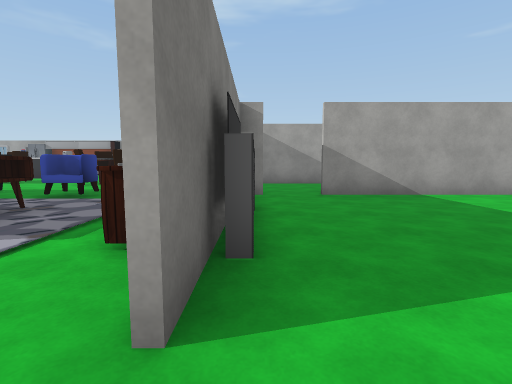
View 1 (above)

24 first-person views from a walk through a Unity game level. The camera is 1.4 m above the floor, tilts 6° down and sees 85° across. The floor is counted in squares, 2 m on a side. Each view is taken from the middle of a square. On the plan, view 1 faces up. The plan holds only what a view shows up to about 9 squares ahead; the rest is blank. Door leaves are left out, so doorways stand open. Some surface patterns are stand-ins.

View 2
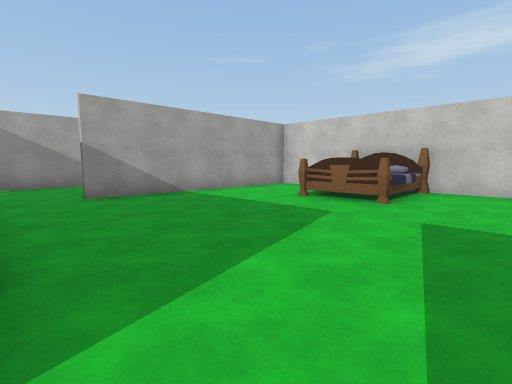

View 3
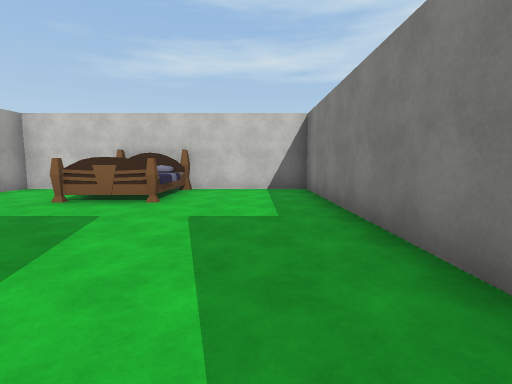

View 4
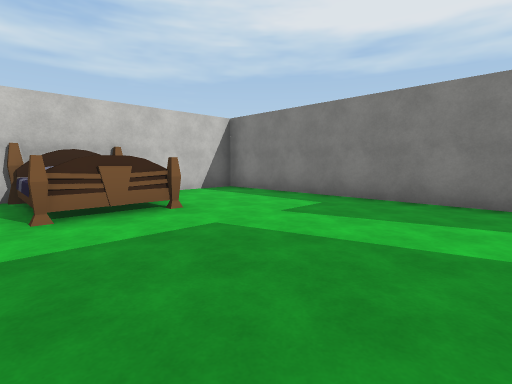

View 5
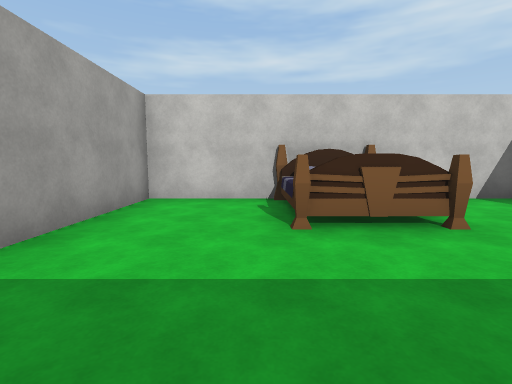

View 6
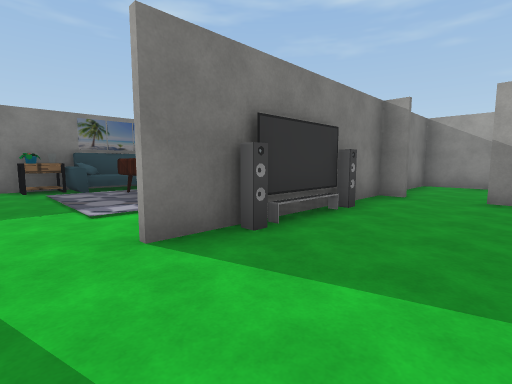

View 7
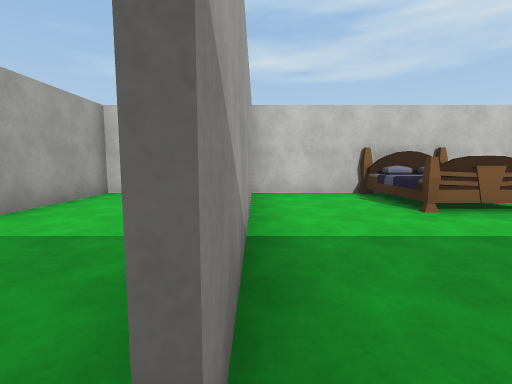

View 8
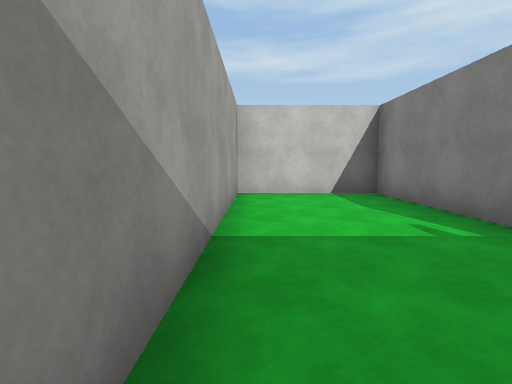

View 9
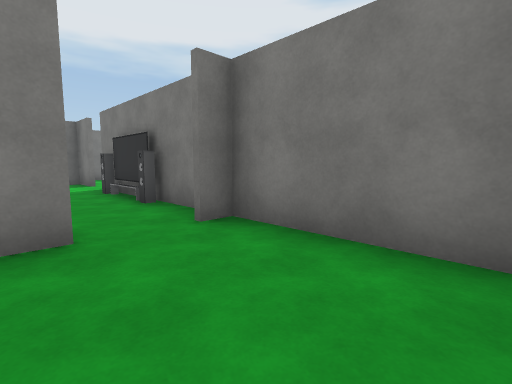

View 10
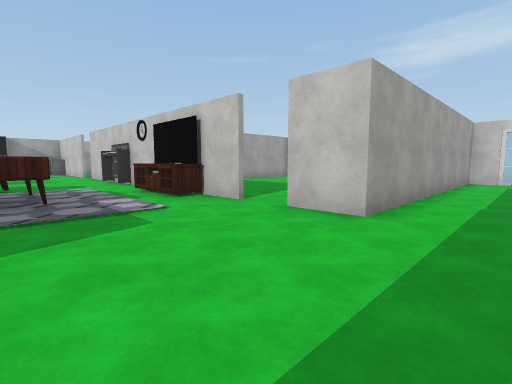

View 11
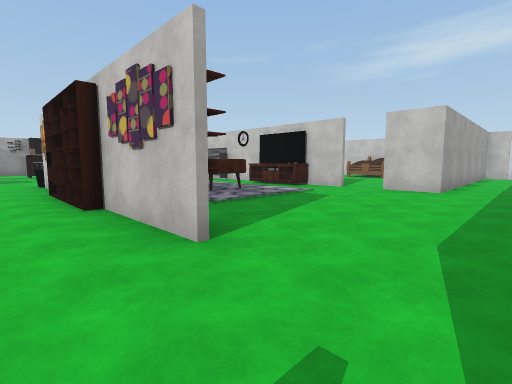

View 12
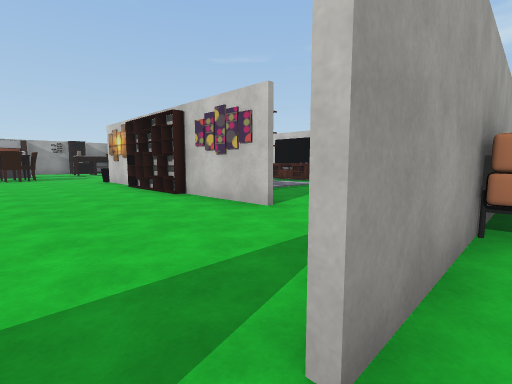

View 13
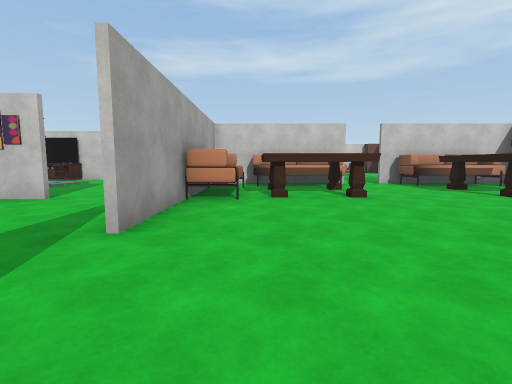

View 14
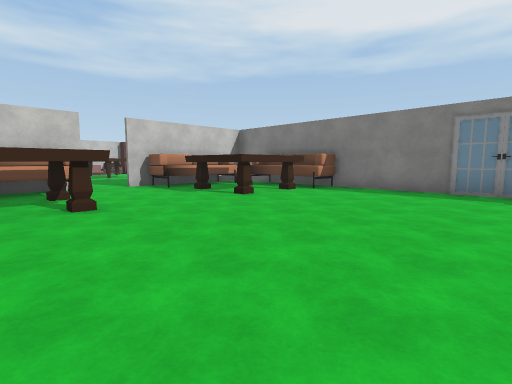

View 15
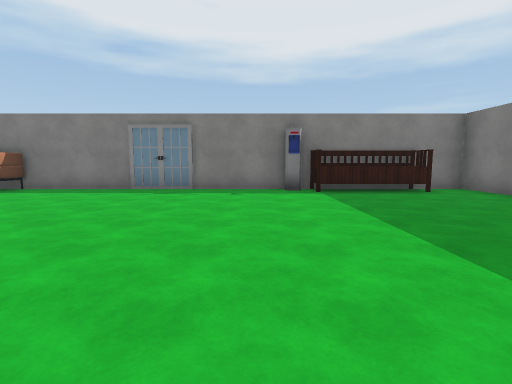

View 16
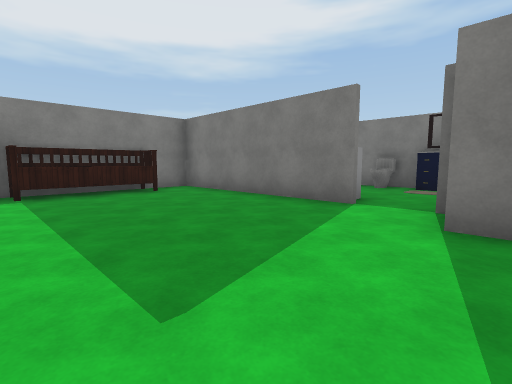

View 17
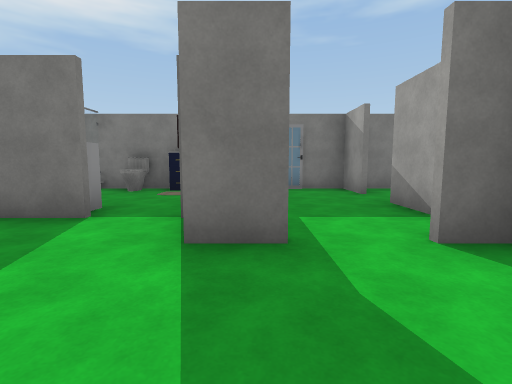

View 18
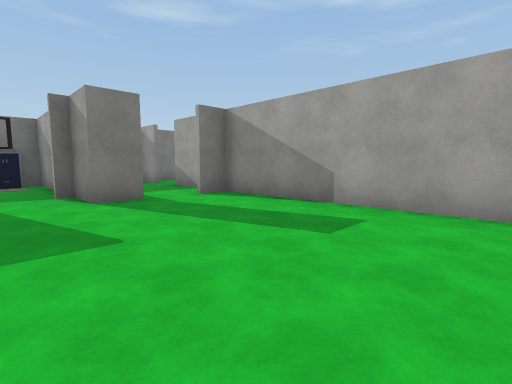

View 19
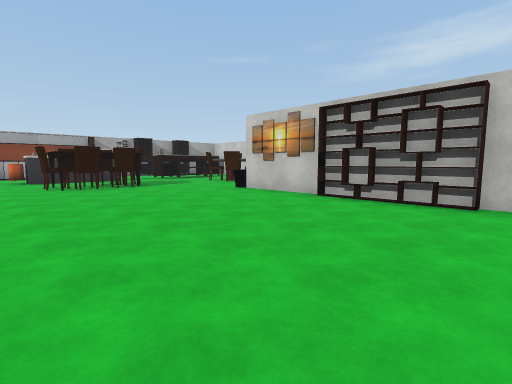

View 20
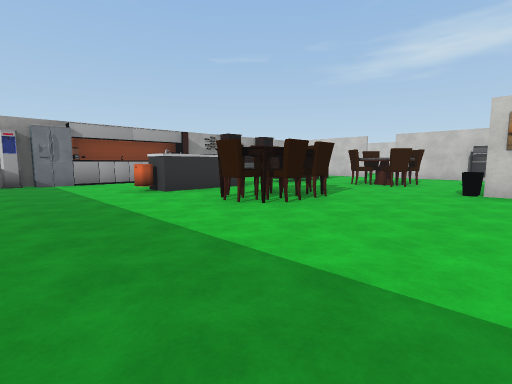

View 21
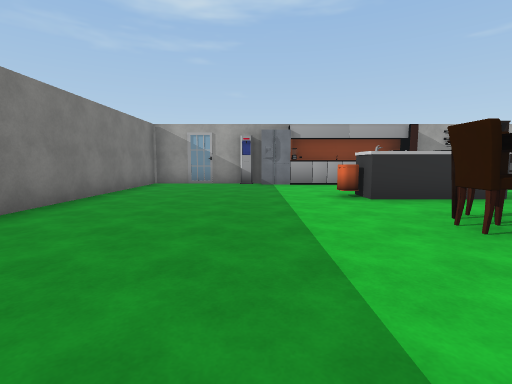

View 22
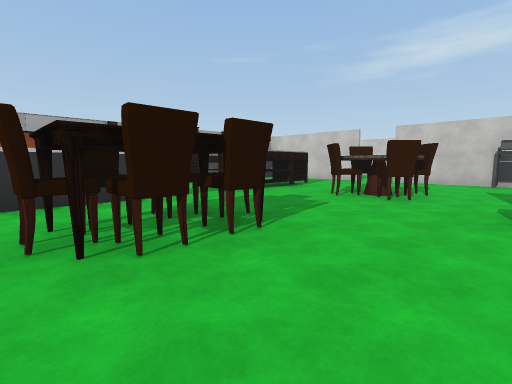

View 23
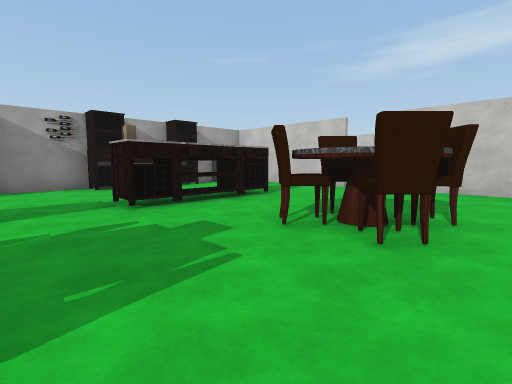

View 24
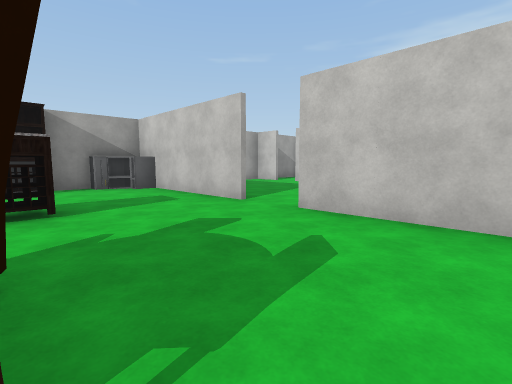

### Floor plan
Ten units are one square. View 1 is at (0, 0); x grows to the right and y downward. Boxes are objects, and circles mark ways between rooms. Rooms are numbered by the first view taken in them; rooms with no view inside come last. Other rooms are left out.
<svg viewBox="-230 -170 310 310">
<path fill="none" stroke="#000" d="M-3 1 -3 14 74 14 74 -60M75 -61 14 -61M-3 -54 -3 -9M40 -62 75 -62M14 -62 20 -62M74 -60 74 -94 -3 -94 -3 -54M-67 10 -67 -5M-75 36 -94 36M-121 36 -174 36M-67 -44 -67 -65M-5 -9 -5 -24M-106 -94 -106 -105M-5 -45 -5 -106M-174 56 -174 66 -185 66 -185 70M-186 36 -200 36M-87 -104 -92 -104M-95 -104 -102 -104M-206 66 -225 66M-185 94 -185 135 -141 135M-34 -122 -34 -131M-32 -123 -41 -123M-225 22 -225 30M-225 36 -225 46M-139 135 -62 135M54 15 -5 15 -5 1M-5 -119 -5 -155 -11 -155M-225 60 -225 102M-10 -156 -17 -162M-18 -160 -18 -165 -78 -165M-164 -160 -164 -106"/>
<rect x="45" y="-35" width="30" height="20" fill="#bbb"><title>bed</title></rect>
<rect x="-225" y="85" width="10" height="10" fill="#bbb"><title>other object</title></rect>
<rect x="-225" y="75" width="10" height="10" fill="#bbb"><title>other object</title></rect>
<rect x="-195" y="85" width="10" height="10" fill="#bbb"><title>washer</title></rect>
<rect x="-175" y="125" width="30" height="10" fill="#bbb"><title>bench</title></rect>
<rect x="-145" y="125" width="10" height="10" fill="#bbb"><title>other object</title></rect>
<rect x="-135" y="-165" width="10" height="10" fill="#bbb"><title>other object</title></rect>
<rect x="-125" y="-165" width="10" height="10" fill="#bbb"><title>fridge</title></rect>
<rect x="-115" y="-105" width="10" height="10" fill="#bbb"><title>chair</title></rect>
<rect x="-115" y="-135" width="10" height="10" fill="#bbb"><title>bin</title></rect>
<rect x="-115" y="-165" width="30" height="10" fill="#bbb"><title>other object</title></rect>
<rect x="-105" y="-95" width="10" height="10" fill="#bbb"><title>chair</title></rect>
<rect x="-105" y="-115" width="10" height="10" fill="#bbb"><title>chair</title></rect>
<rect x="-105" y="-135" width="20" height="10" fill="#bbb"><title>other object</title></rect>
<rect x="-95" y="-95" width="10" height="10" fill="#bbb"><title>chair</title></rect>
<rect x="-95" y="-115" width="10" height="10" fill="#bbb"><title>chair</title></rect>
<rect x="-85" y="-105" width="10" height="10" fill="#bbb"><title>chair</title></rect>
<rect x="-75" y="35" width="40" height="10" fill="#bbb"><title>sofa</title></rect>
<rect x="-75" y="-45" width="10" height="30" fill="#bbb"><title>shelf</title></rect>
<rect x="-75" y="-75" width="10" height="10" fill="#bbb"><title>bin</title></rect>
<rect x="-65" y="125" width="30" height="10" fill="#bbb"><title>sofa</title></rect>
<rect x="-65" y="115" width="20" height="10" fill="#bbb"><title>other object</title></rect>
<rect x="-65" y="95" width="20" height="10" fill="#bbb"><title>other object</title></rect>
<rect x="-65" y="55" width="20" height="20" fill="#bbb"><title>other object</title></rect>
<rect x="-65" y="-5" width="10" height="10" fill="#bbb"><title>shelf</title></rect>
<rect x="-65" y="-15" width="10" height="10" fill="#bbb"><title>other object</title></rect>
<rect x="-65" y="-45" width="10" height="30" fill="#bbb"><title>sofa</title></rect>
<rect x="-65" y="-165" width="40" height="10" fill="#bbb"><title>other object</title></rect>
<rect x="-55" y="-95" width="10" height="10" fill="#bbb"><title>chair</title></rect>
<rect x="-55" y="-105" width="10" height="10" fill="#bbb"><title>chair</title></rect>
<rect x="-55" y="-135" width="10" height="10" fill="#bbb"><title>cabinet</title></rect>
<rect x="-45" y="-45" width="10" height="30" fill="#bbb"><title>other object</title></rect>
<rect x="-45" y="-65" width="10" height="10" fill="#bbb"><title>chair</title></rect>
<rect x="-45" y="-95" width="10" height="10" fill="#bbb"><title>chair</title></rect>
<rect x="-45" y="-105" width="10" height="10" fill="#bbb"><title>chair</title></rect>
<rect x="-35" y="95" width="10" height="30" fill="#bbb"><title>sofa</title></rect>
<rect x="-35" y="45" width="10" height="40" fill="#bbb"><title>sofa</title></rect>
<rect x="-15" y="-45" width="10" height="30" fill="#bbb"><title>other object</title></rect>
<rect x="-15" y="-85" width="10" height="20" fill="#bbb"><title>other object</title></rect>
<circle cx="10" cy="-60" r="3" fill="#2a7"/>
<circle cx="0" cy="-30" r="3" fill="#2a7"/>
<circle cx="0" cy="0" r="3" fill="#2a7"/>
<text x="40" y="-20">1</text>
<text x="40" y="-80">2</text>
<text x="-90" y="0">3</text>
</svg>
Room 1 opens to room 2. Room 1 opens to room 3.

Where each view was taken, in squares from view 1:
view 1: 0 up, 0 right, facing up
view 2: 0 up, 0 right, facing up-right
view 3: 0 up, 0 right, facing right
view 4: 4 up, 1 right, facing down-right
view 5: 4 up, 2 right, facing right
view 6: 0 up, 2 right, facing up-left
view 7: 6 up, 1 right, facing right
view 8: 9 up, 1 right, facing right
view 9: 9 up, 2 right, facing down-left
view 10: 3 down, 4 left, facing up-right
view 11: 3 down, 8 left, facing up-right
view 12: 4 down, 10 left, facing up-right
view 13: 5 down, 12 left, facing right
view 14: 6 down, 11 left, facing down-right
view 15: 6 down, 13 left, facing down
view 16: 6 down, 14 left, facing down-left
view 17: 6 down, 15 left, facing left
view 18: 8 down, 12 left, facing up-left
view 19: 1 up, 12 left, facing up-right
view 20: 6 up, 14 left, facing up-right
view 21: 7 up, 13 left, facing up
view 22: 7 up, 11 left, facing up-right
view 23: 8 up, 8 left, facing up-right
view 24: 8 up, 4 left, facing up-right
